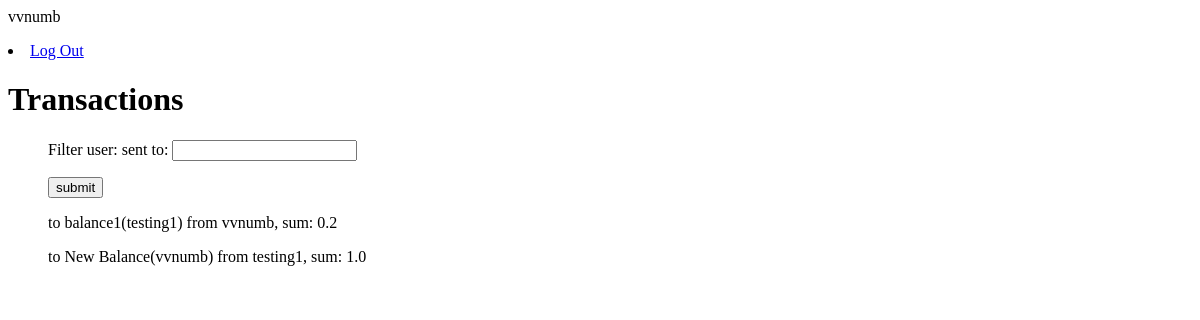
The app's page /transaction_list (signed in), older data.
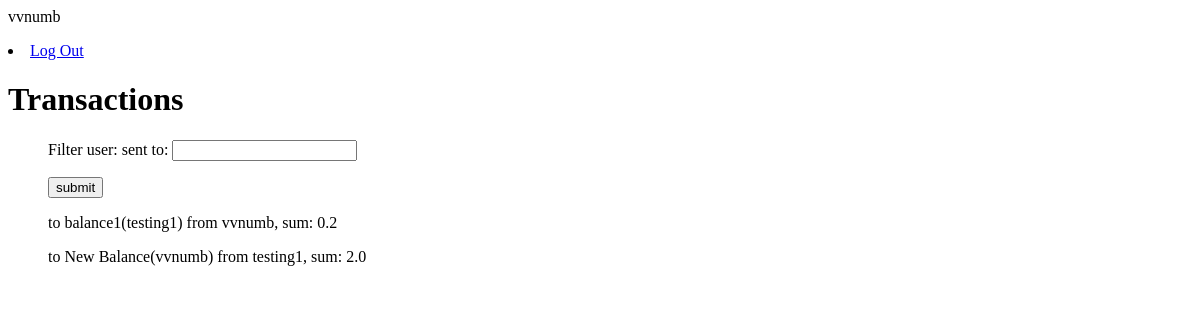
The same page, newer data.
### main/models.py (models this page shows, shortened)
class Transaction(models.Model):
    balance_to = models.ForeignKey(Balance, on_delete=models.CASCADE, blank=False,
                                   related_name='%(class)s_balance_to')  # счет зачисления
    balances_from = models.ManyToManyField(Balance, blank=False,
                                           related_name='%(class)s_balances_from')  # счета списания
    sum = models.FloatField(validators=[MinValueValidator(0)])  # денег переведено
    def __str__(self):
        return "to " + self.balance_to.name + "(" + self.balance_to.user.username + ") " + \
               "from " + self.balances_from.first().user.username + ", sum: " + str(self.sum)

class Balance(models.Model):
    name = models.CharField(max_length=128, default='New Balance')
    sum = models.FloatField(validators=[MinValueValidator(0)])
    user = models.ForeignKey(settings.AUTH_USER_MODEL, on_delete=models.CASCADE)

### main/views.py (the view)
# urls.py: path('transaction_list', TransactionList.as_view(), name='transaction_list'),
class TransactionList(ListView):
    model = Transaction
    login_url = 'accounts/login/'
    redirect_field_name = 'redirect_to'
    paginate_by = 10
    template_name = 'main/transaction_for_user.html'
    def get_queryset(self):
        filter_val = self.request.GET.get('filter', None)
        user = self.request.user.username
        transactions_to = Transaction.objects.filter(balance_to__user__username=user)  # только данные пользователя
        if filter_val is not None:  # если в филтр что-то передали
            transactions_to = transactions_to.filter(balance_to__user__username=filter_val)
        transactions_from = Transaction.objects.filter(balances_from__user__username=user).distinct()  #
        new_context = transactions_to.union(transactions_from)
        return new_context
    def get_context_data(self, **kwargs):
        context = super().get_context_data(**kwargs)
        context['filter'] = self.request.GET.get('filter', "")
        context['current_user'] = self.request.user.username
        return context

### templates/main/transaction_for_user.html (shortened to what this page needs)
{% extends 'main/base.html' %}
{% block content  %}
<h1>Transactions</h1>
<ul>
    <form method="get" action="{% url 'transaction_list' %}">
    <p>Filter user: sent to: <input type="text" value="" name="filter"/></p>
    <p><input type="submit" name="submit" value="submit"/></p>
</form>
{% for transaction in object_list %}
    <p>{{transaction}}</p>
{% empty %}
    <li>No Transactions yet.</li>
{% endfor %}
</ul>
{% endblock %}

Row changes from the older to the newer data that the page shows:
changed Transaction: balance_to+id+sum "to New Balance(vvnumb) from testing1, sum: 1.0" → "to New Balance(vvnumb) from testing1, sum: 2.0"
